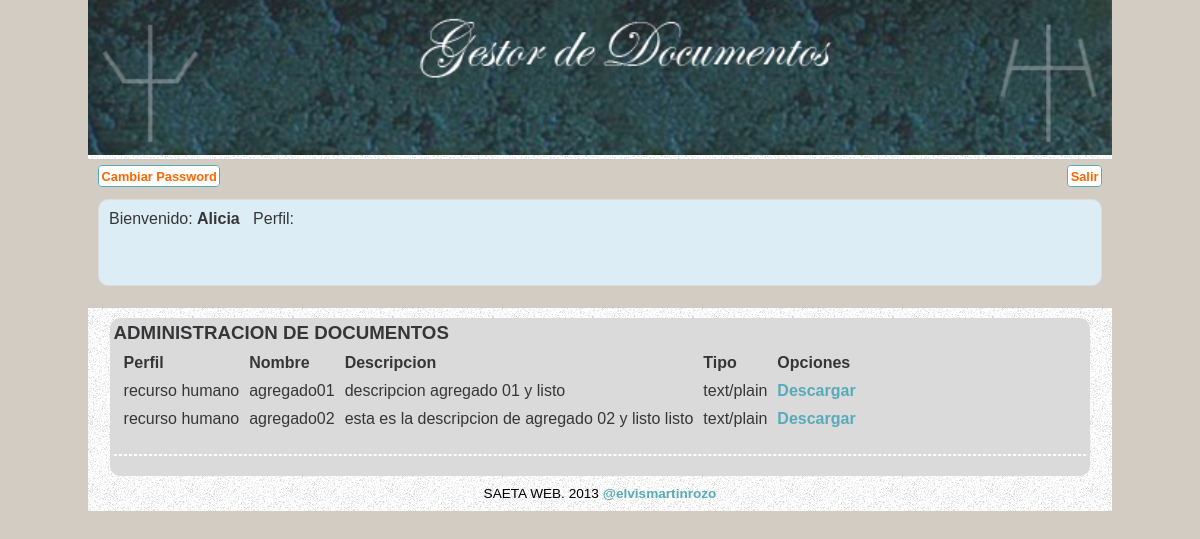
Screenshot of /?controlador=ver_documentos (signed in) with the database file from the repository.
### tables this page shows
CREATE TABLE IF NOT EXISTS `documentos` (
  `id_documento` int(10) NOT NULL AUTO_INCREMENT,
  `id_perfil` int(10) NOT NULL,
  `id_usuario` int(10) NOT NULL,
  `nombre` varchar(250) NOT NULL,
  `descripcion` text NOT NULL,
  `tipo` varchar(200) NOT NULL,
  `archivo` varchar(250) NOT NULL,
  PRIMARY KEY (`id_documento`)
);

CREATE TABLE IF NOT EXISTS `perfiles` (
  `id_perfil` int(10) NOT NULL AUTO_INCREMENT,
  `nombre` varchar(200) NOT NULL,
  PRIMARY KEY (`id_perfil`)
);

### lib/config.php (called while the page is built, shortened)
<?php
class Configuracion
{
	private $mi_host = "localhost";
	private $mi_dbname = "portafolio_mimastin";
	private $mi_user = "elvis";
	private $mi_password = "siouxsie";
	public function conectarPDO()
	{
		$this->conexionPDO = new PDO("mysql:host=".$this->mi_host."; dbname=".$this->mi_dbname."", $this->mi_user, $this->mi_password);
		return $this->conexionPDO;
	}
	public static function ruta()
	{
		return 'http://localhost/PORTAFOLIO_mimastin/';
	}
    public function guerreras_magicas($valor)
	{
		return $valor;
	}
}
?>

### model/documentosModel.php (called while the page is built, shortened)
<?php
class Documentos extends Configuracion
{
	private $conexionPDO;
	private $documentos;
	public function __construct()
	{
		$this->conexionPDO = parent::conectarPDO();
		$this->documentos = array();
	}
	private function set_names_UTF8()
    {
        return $this->conexionPDO->query("SET NAMES 'utf8'");
    }
	public function get_documentos($elidperfil)
	{
		self::set_names_UTF8();
		$sqlconsulta2 = "select count(*) from perfiles where id_perfil = ?";
		$PDOsoporte2 = $this->conexionPDO->prepare($sqlconsulta2);
		$el_idperfil = Configuracion::guerreras_magicas($elidperfil);
		$PDOsoporte2->bindValue(1,$el_idperfil,PDO::PARAM_INT);
		$PDOsoporte2->execute();
		if($PDOsoporte2->fetchColumn() > 0)
		{
			$sqlconsulta = "
			select doc.id_documento, doc.id_perfil, doc.id_usuario, doc.nombre, doc.descripcion, doc.tipo, doc.archivo, perf.nombre as perfil_nombre
			from documentos as doc, perfiles as perf
			where doc.id_perfil = perf.id_perfil
			and doc.id_perfil = ?
			";
			$PDOsoporte = $this->conexionPDO->prepare($sqlconsulta);
			$el_idperfil = Configuracion::guerreras_magicas($elidperfil);
			$PDOsoporte->bindValue(1,$el_idperfil,PDO::PARAM_INT);
			$PDOsoporte->execute();
			while($registro = $PDOsoporte->fetch())
			{
				$this->documentos[] = $registro;
			}
			return $this->documentos;
			$this->conexionPDO=null;
		}
		else
		{
			$this->conexionPDO=null;
			header("Location: " . Configuracion::ruta() . "?controlador=login");
		}
	}
}
?>

### view/ver_documentos.php (the view, shortened to what this page needs)
<?php require_once("public/header.php"); ?>
<?php require_once("public/menu.php"); ?>
    <section id="contenido">
    	<section id="principal">
			<h1>ADMINISTRACION DE DOCUMENTOS</h1>
            <table border="5" cellpadding="2" cellspacing="10" bordercolor="#0033FF">
            <tr>
              <td><strong>Perfil</strong></td>
              <td><strong>Nombre</strong></td>
              <td><strong>Descripcion</strong></td>
              <td><strong>Tipo</strong></td>
              <td><strong>Opciones</strong></td>
              </tr>
            <?php
			for($i = 0; $i < sizeof($los_documentos); $i++)
			{
				?>
                  <tr>
                  	<td><?php echo $los_documentos[$i]["perfil_nombre"]?></td>
                    <td><?php echo $los_documentos[$i]["nombre"]?></td>
                    <td><?php echo $los_documentos[$i]["descripcion"]?></td>
                    <td><?php echo $los_documentos[$i]["tipo"]?></td>
                    <td>
                    	<a href="<?php echo Configuracion::ruta() . 'public/myfiles/' . $los_documentos[$i]["archivo"]; ?>" target="_blank">Descargar</a>
                        </td>
                  </tr>
			<?php
			}
			?>
            </table>
<hr />
    	</section>
<?php require_once("public/footer.php"); ?>

### public/css/estilos.css (style rules this page uses)
* { border: 0; margin: 0; padding: 0; }
article, figcaption, figure, footer, header, hgroup, nav, section { display: block; }
body { background-color:#d3ccc2; color:#363638; font-family: "Chalet", Helvetica, Verdana; font-size: 1em; }
a { color: #57abb8; font-weight: bold; text-decoration: none; }
hr { border: 1px dashed #fff; margin: 1em 0; }
header, section#contenido, footer { background: url(../images/fondo-interno.jpg); margin: 0 auto; max-width: 1024px; text-align:center; }
section#contenido { padding-top:10px; }
section#principal, aside { background: #dadada; border-radius: 10px; display: inline-block; margin: 0 auto; max-width: 100%; padding: 0.25em; vertical-align: top; width: 95%; text-align:left; }

### rows the page displays
documentos: id_perfil.nombre "recurso humano", nombre "agregado01", descripcion "descripcion agregado 01 y listo", tipo "text/plain"
documentos: id_perfil.nombre "recurso humano", nombre "agregado02", descripcion "esta es la descripcion de agregado 02 y listo listo", tipo "text/plain"

### other values shown
$_SESSION['nombre'] "Alicia"
